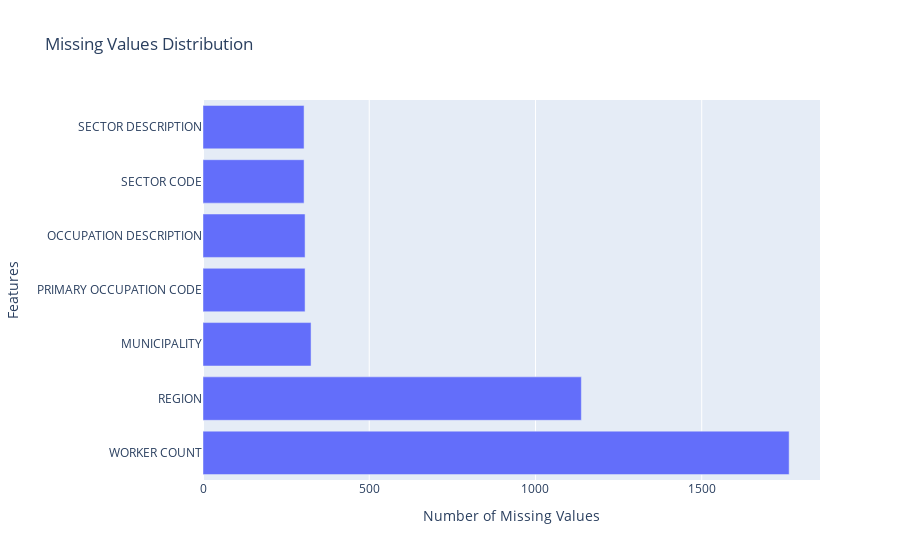

Notebook cell for this chart:
### Markdown cell above
## **Step 2: Data Cleaning & Preprocessing**

    - Convert **Accident_Date** to datetime format as the data entered different format of dateformat .
    - Handle **missing values** using median/mode imputation.
    - Standardize categorical values (e.g., **province codes, city names**).
    - Remove duplicates and inconsistencies.
    - Create **derived features** like **accident_year** and **accident_month**.

### Code cell
def concise_missing_values_imputation(data):
    """
    Analyze, visualize (if missing values exist), and fill missing values using the correct imputation method.

    Parameters:
    - data: The input DataFrame containing missing values.

    Returns:
    - A DataFrame with missing values correctly imputed.
    """
    # Step 1: Analyze Missing Values
    missing_values = data.isnull().sum()
    missing_values = missing_values[missing_values > 0].sort_values(ascending=False)

    # Step 2: Visualize Missing Values Only If They Exist
    if not missing_values.empty:
        fig = px.bar(
            x=missing_values.values,
            y=missing_values.index,
            orientation='h',
            title="Missing Values Distribution",
            labels={"x": "Number of Missing Values", "y": "Features"}
        )
        fig.show()

    # Step 3: Fill Missing Values Based on Feature Characteristics
    for feature in missing_values.index:
        if data[feature].dtype == 'object':
            mode_value = data[feature].mode()[0]
            print(f"Filling missing values in '{feature}' with mode: '{mode_value}'")
            data[feature].fillna(mode_value, inplace=True)

        elif feature == "PRIMARY OCCUPATION CODE":
            mode_value = data[feature].mode()[0]
            print(f"Filling missing values in '{feature}' with mode: {mode_value}")
            data[feature].fillna(mode_value, inplace=True)

        elif data[feature].dtype in ['int64', 'float64']:
            median_value = data[feature].median()
            print(f"Filling missing values in '{feature}' with median: {median_value}")
            data[feature].fillna(median_value, inplace=True)

        else:
            print(f"Skipping imputation for '{feature}' due to unsupported data type.")

    # Step 4: Verify Missing Values
    missing_values_after = data.isnull().sum().sum()
    print(f"Total Missing Values After Imputation: {missing_values_after}")

    return data

# Load dataset
dataset1 = updated_df1

# Apply the function
dataset1_cleaned = concise_missing_values_imputation(dataset1)

# Display first few rows
from IPython.display import display
display(dataset1_cleaned.head())

### Figure 1 — Plotly figure (JSON) as saved in the notebook; plotly's stock layout.template omitted (floating-point values rounded to 4 significant figures)
{"data": [{"hovertemplate": "Number of Missing Values=%{x}<br>Features=%{y}<extra></extra>", "legendgroup": "", "marker": {"color": "#636efa", "pattern": {"shape": ""}}, "name": "", "orientation": "h", "showlegend": false, "textposition": "auto", "type": "bar", "x": [1763, 1138, 325, 307, 307, 304, 304], "xaxis": "x", "y": ["WORKER COUNT", "REGION", "MUNICIPALITY", "PRIMARY OCCUPATION CODE", "OCCUPATION DESCRIPTION", "SECTOR CODE", "SECTOR DESCRIPTION"], "yaxis": "y"}], "layout": {"barmode": "relative", "legend": {"tracegroupgap": 0}, "title": {"text": "Missing Values Distribution"}, "xaxis": {"anchor": "y", "domain": [0, 1], "title": {"text": "Number of Missing Values"}}, "yaxis": {"anchor": "x", "domain": [0, 1], "title": {"text": "Features"}}}}
